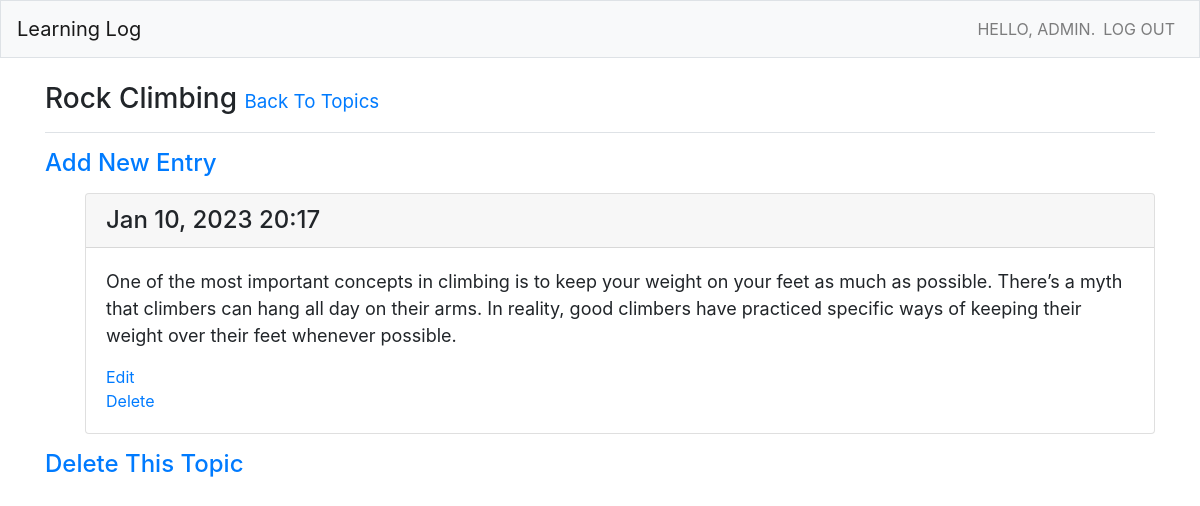
Screenshot of /topics/5/ (signed in) with the database file from the repository.
### learning_logs/models.py (models this page shows, shortened)
class Topic(models.Model):
    text = models.CharField(max_length=200)
    date_added = models.DateTimeField(auto_now_add=True)
    owner = models.ForeignKey(User, on_delete=models.CASCADE)
    def __str__(self):
        return self.text

class Entry(models.Model):
    topic = models.ForeignKey(Topic,on_delete=models.CASCADE)
    text = models.TextField()
    date_added = models.DateTimeField(auto_now_add=True)
    class Meta:
        verbose_name_plural = 'entries'

### learning_logs/views.py (the view)
# urls.py: path('topics/<int:topic_id>/', views.topic, name= 'topic'),
@login_required
def topic(request, topic_id):
    topic = Topic.objects.get(id=topic_id)
    check_topic_owner(topic, request)
    entries = topic.entry_set.order_by('-date_added')
    context = {'topic': topic, 'entries': entries}
    return render(request, 'learning_logs/topic.html', context)

### learning_logs/views.py (called while the page is built)
def check_topic_owner(topic, request):
    if topic.owner != request.user:
        raise Http404

### learning_logs/templates/learning_logs/topic.html
{% extends "learning_logs/base.html" %}
{% block page_header %}
<h3>
    {{ topic }}
    <small><small><small><a href="{% url 'learning_logs:topics' %}">Back To Topics</a></small></small></small>
</h3>
{% endblock page_header %}
{% block content %}
<p>
    <h4><a href="{% url 'learning_logs:new_entry' topic.id %}">Add New Entry</a></h4>
</p>
<ul>
{% for entry in entries %}
<div class="card mb-3">
    <h4 class="card-header">
        {{ entry.date_added|date:'M d, Y H:i' }}
    </h4>
    <div class="card-body">
        <font size="+1">{{ entry.text|linebreaks }}</font>
        <ul class="navbar-nav">
            <li><a href="{% url 'learning_logs:edit_entry' entry.id %}">Edit</a></li>
            <li><a href="{% url 'learning_logs:delete_entry' entry.id %}">Delete</a></li>
        </ul>
    </div>
</div>
{% empty %}
<p><h4>There are no entries for this topic yet.</h4></p>
{% endfor %}
</ul>
<h4><a href="{% url 'learning_logs:delete_topic' topic.id %}">Delete This Topic</a></h4>
{% endblock content %}

### learning_logs/templates/learning_logs/base.html (shortened to what this page needs)
{% load bootstrap4 %}
<!doctype html>
<html lang="en">
    <head>
        {% bootstrap_css %}
    </head>
    <body>
        <nav class="navbar navbar-expand-md navbar-light bg-light mb-4 border">
            <a class="navbar-brand" href="{% url 'learning_logs:index'%}">Learning Log</a>
            <div class="collapse navbar-collapse" id="navbarCollapse">
                <ul class="navbar-nav ml-auto">
                    {% if user.is_authenticated %}
                        <li class="nav-item">
                            <span class="navbar-text" style="text-transform:uppercase">HELLO, {{ user.username }}.</span>
                        </li>
                        <li class="nav-item">
                            <a class="nav-link" href="{% url 'users:logout' %}">LOG OUT</a>
                        </li>
                    {% endif %}
                </ul>
            </div>
        </nav>
        <main role="main" class="container">
            <div class="pb-2 mb-2 border-bottom">
                {% block page_header %}{% endblock page_header %}
            </div>
            {% block content %}{% endblock content %}
        </main>
    </body>
</html>

### rows the page displays
Topic: text "Rock Climbing"
Entry: date_added "Jan 10, 2023 20:17", text "One of the most important concepts in climbing is to keep your weight on your feet as much as possible. There’s a myth that climbers can hang all day on their arms. In reality, good climbers have practiced specific ways of keeping their weight over their feet whenever possible."

### other values shown
{{ user.username }} "ADMIN"
